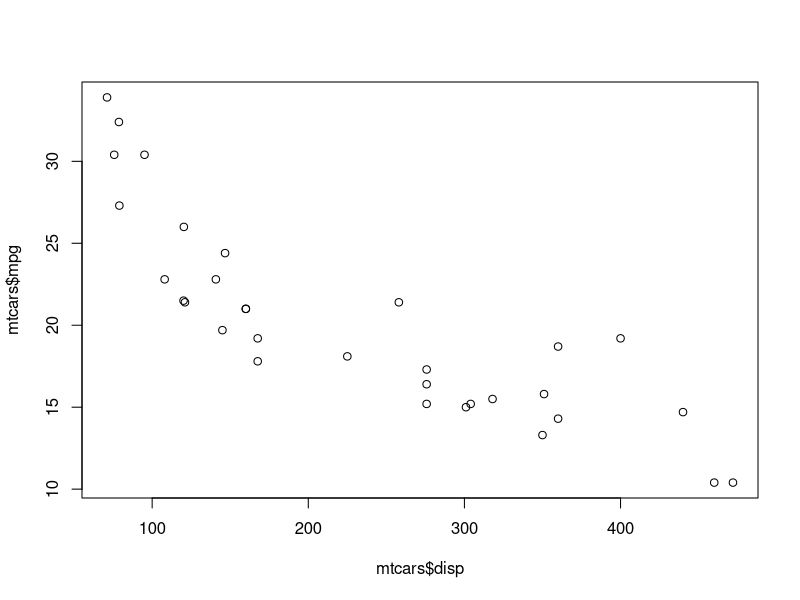
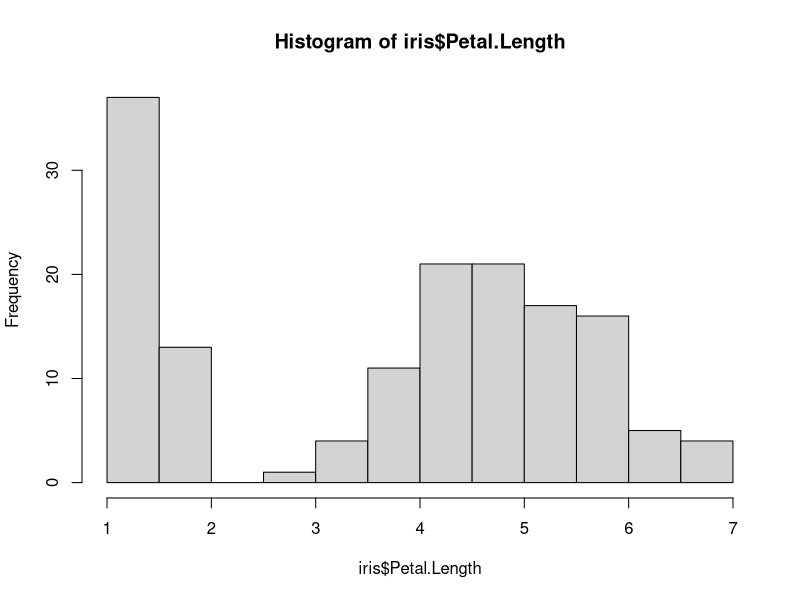
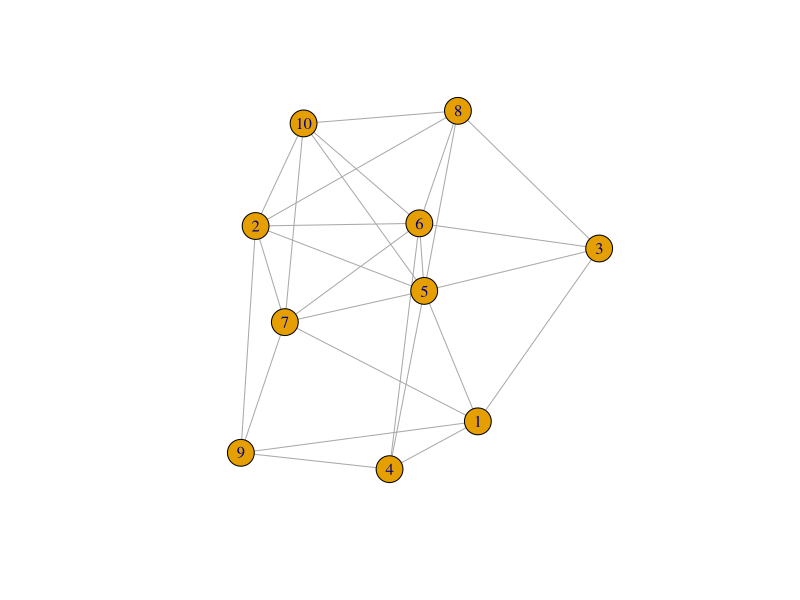

Here is the R script that generated these plots, in order:
## ---- chunk 1
x <- c(43,643,765)

print(paste("The mean of x is", mean(x)))
## ---- chunk 2
plot(mtcars$disp, mtcars$mpg)

## ---- chunk 3
hist(iris$Petal.Length)
## ---- chunk 4
library(igraph)
## ---- chunk 5
library(igraph)

G = sample_gnp(10, .6)
plot(G)
